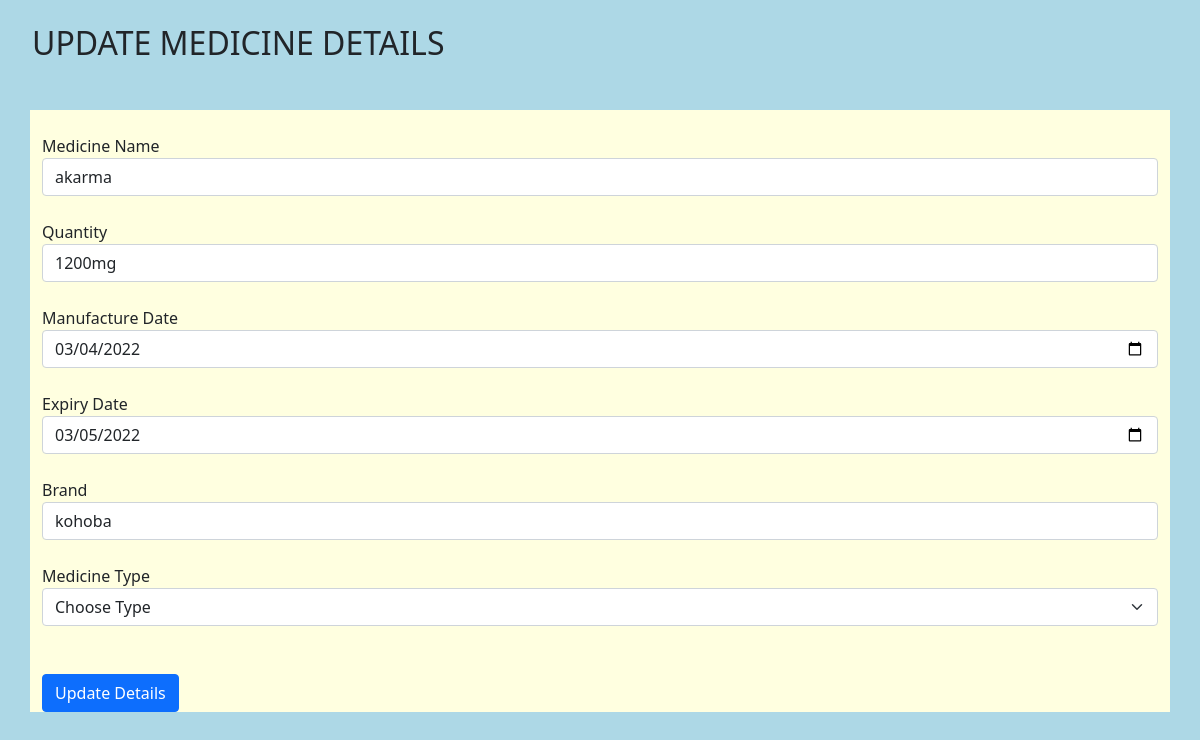
The page /Update.php?updateid=20 on the database its author committed.
### tables this page shows
CREATE TABLE `medi` (
  `id` int(11) NOT NULL,
  `name` varchar(50) NOT NULL,
  `quantity` varchar(25) NOT NULL,
  `manufacture` date NOT NULL,
  `expiry` date NOT NULL,
  `brand` varchar(50) NOT NULL,
  `type` varchar(50) NOT NULL
);

### Update.php (the view, shortened to what this page needs)
<?php
include 'connect.php';
$id=$_GET['updateid'];
$sql="select * from medi where id=$id";
$result=mysqli_query($con,$sql);
$row=mysqli_fetch_assoc($result);
$name=$row['name'];
$quantity=$row['quantity'];
$manufacture=$row['manufacture'];
$expiry=$row['expiry'];
$brand=$row['brand'];
$type=$row['type'];
?>
<!doctype html>
<html lang="en">
  <head>
    <link href="https://cdn.jsdelivr.net/npm/bootstrap@5.1.3/dist/css/bootstrap.min.css" rel="stylesheet">
  </head>
    <body>
        <br/>
       <ul><h2> UPDATE MEDICINE DETAILS </h2></ul>
    <div class="container my-5">
        <form method ="post">
              <br/>
           <div class="form-group">
            <label> Medicine Name </label><br/>
            <input type="text" class="form-control"
            placeholder="Enter Medicine Name" name ="name" value=<?php echo $name;?> >
            </div><br/>
            <div class="form-group">
            <label> Quantity </label><br/>
            <input type="text" class="form-control"
            placeholder="Enter Quentity" name ="quantity" value=<?php echo $quantity;?>>
            </div><br/>
            <div class="form-group">
            <label>Manufacture Date  </label><br/>
            <input type="date" class="form-control"name="manufacture" value=<?php echo $manufacture;?>>
           </div>
           <br/>
           <div class="form-group">
            <label>Expiry Date  </label><br/>
            <input type="date" class="form-control"name="expiry" value=<?php echo $expiry;?> >
            </div>
          <br/>
            <div class="form-group">
            <label> Brand </label><br/>
            <input type="text" class="form-control"
            placeholder="Brand Name" name ="brand" value=<?php echo $brand;?>>
            </div>
            <br/>
            <div class="form-group ">
            <label> Medicine Type </label><br/>
               <select class="form-select" name="type" value=<?php echo $type;?>>
                  <option selected>Choose Type</option>
               </select>
</div>
            <br/><br/>
            <button type="submit" class="btn btn-primary"name="submit">Update Details</button>
        </form>
        </div>
    </body>
</html>

### Update.php (style rules this page uses)
body { background-color:lightblue; }
.container { background-color:lightyellow; }

### rows shown on the page
medi: name "akarma", quantity "1200mg", manufacture "03/04/2022", expiry "03/05/2022", brand "kohoba", type "Choose Type"
